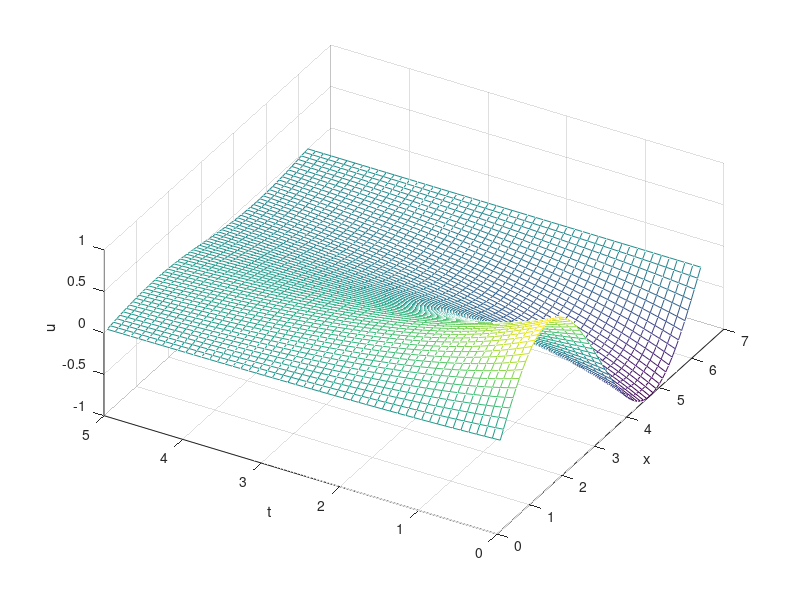

Write MATLAB code to recreate this figure.
%Solving Heat Equation using pseudospectral methods with Backwards Euler:
%u_t= \alpha*u_xx
%BC = u(0)=0 and u(2*pi)=0 (Periodic)
%IC=sin(x)
clear all; clc;

%Grid
N = 64; h = 2*pi/N; x = h*(1:N);     

% Initial conditions
v = sin(x);
alpha = .5; 
t = 0;          
dt = .001; %Timestep size

%(ik)^2 Vector
k=(1i*[0:N/2-1 0 -N/2+1:-1]);
k2=k.^2;

%Setting up Plot
tmax = 5; tplot = .1;
plotgap= round(tplot/dt); 
nplots = round(tmax/tplot);
data = [v; zeros(nplots,N)]; tdata = t;

  
for i = 1:nplots
    v_hat = fft(v); %Converts to fourier space
    for n = 1:plotgap
        v_hat = v_hat./(1-dt*alpha*k2); %Backwards Euler timestepping
    end
    v = ifft(v_hat); %Converts back to real Space
    data(i+1,:) = real(v); %Records data 
    t=t+plotgap*dt; %Records time
    tdata = [tdata; t];
end

%Plot using mesh
mesh(x,tdata,data), grid on, %axis([-1 2*pi 0 tmax -1 1]),
view(-60,55), xlabel x, ylabel t, zlabel u, zlabel u,
